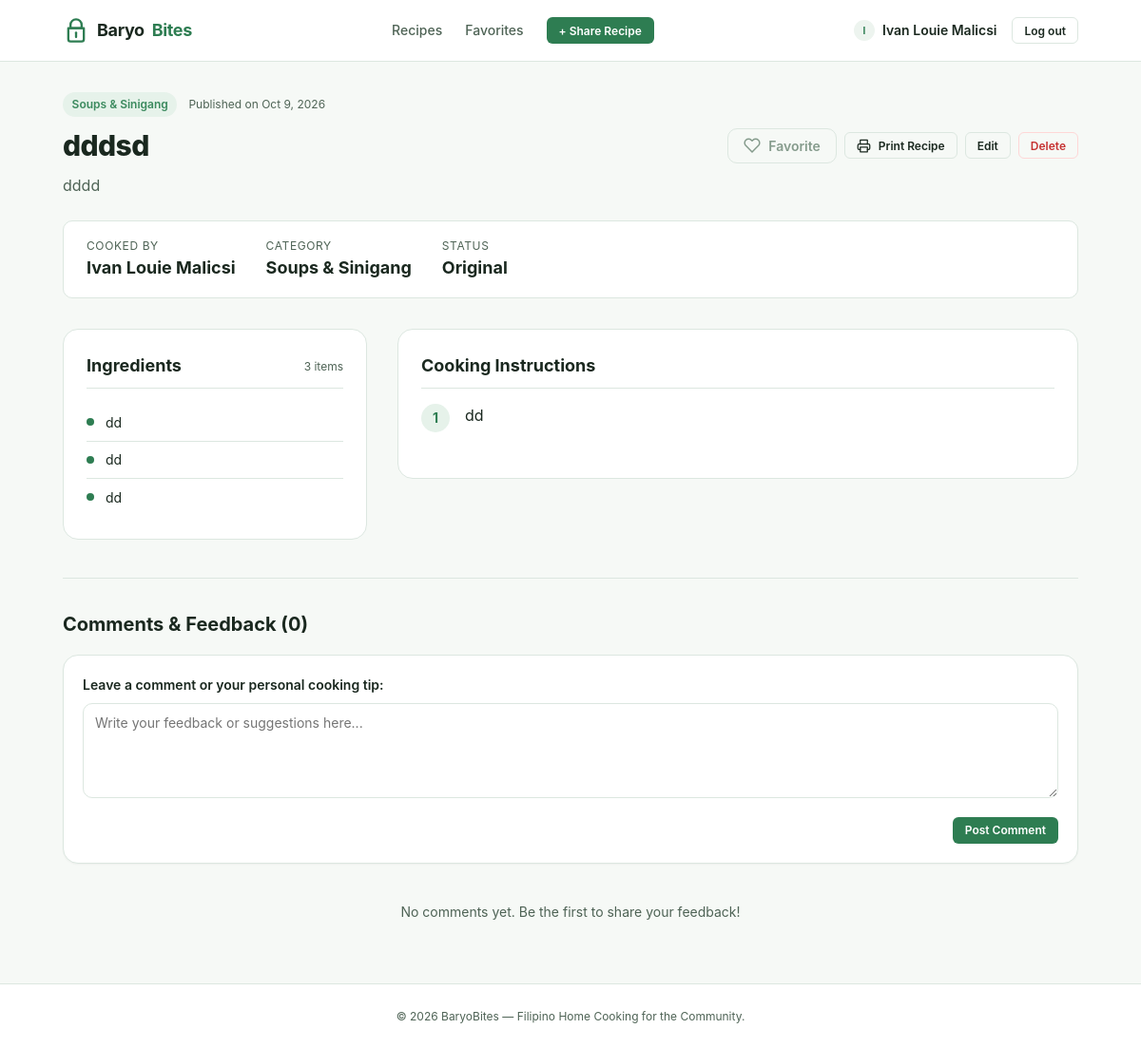
/recipe-view.php?id=4 (signed in), run on the app's committed database.
### tables this page shows
CREATE TABLE `recipes` (
  `id` int(11) NOT NULL AUTO_INCREMENT,
  `user_id` int(11) NOT NULL,
  `category_id` int(11) NOT NULL,
  `title` varchar(255) NOT NULL,
  `description` varchar(255) NOT NULL,
  `steps` text NOT NULL,
  `created_at` datetime NOT NULL,
  `updated_at` datetime DEFAULT NULL,
  PRIMARY KEY (`id`),
  KEY `user_id` (`user_id`),
  KEY `category_id` (`category_id`)
);

CREATE TABLE `users` (
  `id` int(11) NOT NULL AUTO_INCREMENT,
  `first_name` varchar(255) NOT NULL,
  `last_name` varchar(255) NOT NULL,
  `email` varchar(255) NOT NULL,
  `password` varchar(255) NOT NULL,
  `created_at` datetime NOT NULL DEFAULT current_timestamp() ON UPDATE current_timestamp(),
  PRIMARY KEY (`id`),
  UNIQUE KEY `unique_email` (`email`)
);

CREATE TABLE `categories` (
  `id` int(11) NOT NULL AUTO_INCREMENT,
  `name` varchar(255) NOT NULL,
  PRIMARY KEY (`id`)
);

CREATE TABLE `ingredients` (
  `id` int(11) NOT NULL AUTO_INCREMENT,
  `recipe_id` int(11) NOT NULL,
  `name` varchar(255) NOT NULL,
  PRIMARY KEY (`id`),
  KEY `recipe_id` (`recipe_id`)
);

### classes/Recipe.php (called while the page is built, shortened)
<?php
class Recipe {
    private PDO $pdo;
    public function __construct(PDO $pdo) {
        $this->pdo = $pdo;
    }
    public function getById(int $id): ?array {
        $sql = "
            SELECT r.*, c.name AS category_name, u.first_name, u.last_name
            FROM recipes r
            JOIN categories c ON r.category_id = c.id
            JOIN users u ON r.user_id = u.id
            WHERE r.id = ?
            LIMIT 1
        ";
        $stmt = $this->pdo->prepare($sql);
        $stmt->execute([$id]);
        $recipe = $stmt->fetch();
        return $recipe ?: null;
    }
}

### includes/helpers.php (called while the page is built, shortened)
<?php
function e(?string $value): string {
    return htmlspecialchars($value ?? '', ENT_QUOTES, 'UTF-8');
}

### classes/Auth.php (called while the page is built, shortened)
<?php
class Auth {
    public static function id(): ?int {
        return isset($_SESSION['user']['id']) ? (int)$_SESSION['user']['id'] : null;
    }
}

### classes/Favorite.php (called while the page is built, shortened)
<?php
class Favorite {
    private PDO $pdo;
    public function __construct(PDO $pdo) {
        $this->pdo = $pdo;
    }
    public function isFavorite(int $userId, int $recipeId): bool {
        $stmt = $this->pdo->prepare("SELECT COUNT(*) FROM favorites WHERE user_id = ? AND recipe_id = ?");
        $stmt->execute([$userId, $recipeId]);
        return (int)$stmt->fetchColumn() > 0;
    }
}

### classes/Ingredient.php (called while the page is built, shortened)
<?php
class Ingredient {
    private PDO $pdo;
    public function __construct(PDO $pdo) {
        $this->pdo = $pdo;
    }
    public function getByRecipeId(int $recipeId): array {
        $stmt = $this->pdo->prepare("SELECT * FROM ingredients WHERE recipe_id = ? ORDER BY id ASC");
        $stmt->execute([$recipeId]);
        return $stmt->fetchAll();
    }
}

### classes/Comment.php (called while the page is built, shortened)
<?php
class Comment {
    private PDO $pdo;
    public function __construct(PDO $pdo) {
        $this->pdo = $pdo;
    }
    public function getByRecipeId(int $recipeId): array {
        $sql = "
            SELECT c.*, u.first_name, u.last_name
            FROM comments c
            JOIN users u ON c.user_id = u.id
            WHERE c.recipe_id = ?
            ORDER BY c.created_at ASC
        ";
        $stmt = $this->pdo->prepare($sql);
        $stmt->execute([$recipeId]);
        return $stmt->fetchAll();
    }
}

### recipe-view.php (the view, shortened to what this page needs)
<?php
require_once 'db.php';
require_once 'includes/helpers.php';
require_once 'classes/Auth.php';
require_once 'classes/Recipe.php';
require_once 'classes/Ingredient.php';
require_once 'classes/Comment.php';
require_once 'classes/Favorite.php';
$recipeModel = new Recipe($pdo);
$ingredientModel = new Ingredient($pdo);
$commentModel = new Comment($pdo);
$favoriteModel = new Favorite($pdo);
$recipeId = !empty($_GET['id']) ? (int)$_GET['id'] : 0;
$recipe = $recipeModel->getById($recipeId);
$currentUserId = Auth::id();
$isFavorite = false;
$ingredients = [];
$comments = [];
$stepLines = [];
if ($recipe) {
    $isFavorite = $favoriteModel->isFavorite($currentUserId, $recipeId);
    $ingredients = $ingredientModel->getByRecipeId($recipeId);
    $comments = $commentModel->getByRecipeId($recipeId);
    $rawSteps = explode("\n", str_replace("\r", "", $recipe['steps']));
    foreach ($rawSteps as $line) {
        $trimmed = trim($line);
        if ($trimmed !== '') {
            $cleaned = preg_replace('/^(\d+[\.\-\)]\s*|\-\s*|\*\s*)/', '', $trimmed);
            $stepLines[] = !empty($cleaned) ? $cleaned : $trimmed;
        }
    }
}
require_once 'includes/header.php';
?>
<?php if (!$recipe): ?>
  <div class="empty-state">
    <h3>Recipe Not Found</h3>
    <p>The recipe you are looking for does not exist or may have been removed.</p>
    <a href="index.php" class="btn btn-primary btn-sm">Back to Recipes</a>
  </div>
<?php else: ?>
  <div class="recipe-header">
    <div class="recipe-meta-top">
      <span class="card-badge"><?php echo e($recipe['category_name']); ?></span>
      <span class="comment-date">Published on <?php echo date('M j, Y', strtotime($recipe['created_at'])); ?></span>
    </div>
    <div style="display: flex; justify-content: space-between; align-items: flex-start; gap: 1rem; flex-wrap: wrap;">
      <h1 class="recipe-title"><?php echo e($recipe['title']); ?></h1>
      <div style="display: flex; gap: 0.5rem; align-items: center;">
        <button type="button" class="btn btn-outline btn-favorite <?php echo $isFavorite ? 'active' : ''; ?>" data-recipe-id="<?php echo $recipe['id']; ?>" style="border: 1px solid var(--color-border); padding: 0.55rem 1rem;">
          <svg width="18" height="18" viewBox="0 0 24 24" fill="<?php echo $isFavorite ? 'currentColor' : 'none'; ?>" stroke="currentColor" stroke-width="2" stroke-linecap="round" stroke-linejoin="round">
            <path d="M20.84 4.61a5.5 5.5 0 0 0-7.78 0L12 5.67l-1.06-1.06a5.5 5.5 0 0 0-7.78 7.78l1.06 1.06L12 21.23l7.78-7.78 1.06-1.06a5.5 5.5 0 0 0 0-7.78z"></path>
          </svg>
          <span><?php echo $isFavorite ? 'Favorited' : 'Favorite'; ?></span>
        </button>
        <button type="button" class="btn btn-outline btn-sm" onclick="window.print()" title="Print Recipe Card">
          <span>Print Recipe</span>
        </button>
        <?php if ($currentUserId === (int)$recipe['user_id']): ?>
          <a href="recipe-edit.php?id=<?php echo $recipe['id']; ?>" class="btn btn-outline btn-sm">Edit</a>
          <a href="recipe-delete.php?id=<?php echo $recipe['id']; ?>" class="btn btn-danger-outline btn-sm" onclick="return confirm('Are you sure you want to delete this recipe?')">Delete</a>
        <?php endif; ?>
      </div>
    </div>
    <p class="recipe-description"><?php echo e($recipe['description']); ?></p>
    <div class="recipe-highlight-box">
      <div class="highlight-item">
        <span class="highlight-label">Cooked By</span>
        <span class="highlight-value"><?php echo e(trim(($recipe['first_name'] ?? '') . ' ' . ($recipe['last_name'] ?? '')) ?: 'Home Cook'); ?></span>
      </div>
      <div class="highlight-item">
        <span class="highlight-label">Category</span>
        <span class="highlight-value"><?php echo e($recipe['category_name']); ?></span>
      </div>
      <div class="highlight-item">
        <span class="highlight-label">Status</span>
        <span class="highlight-value"><?php echo !empty($recipe['updated_at']) ? 'Updated' : 'Original'; ?></span>
      </div>
    </div>
  </div>
  <div class="recipe-detail-grid">
    <aside class="section-panel">
      <h2 class="section-panel-title">
        Ingredients
        <span style="font-size: var(--text-xs); color: var(--color-text-muted); font-weight: normal;"><?php echo count($ingredients); ?> items</span>
      </h2>
      <?php if (empty($ingredients)): ?>
        <p style="font-size: var(--text-sm); color: var(--color-text-muted);">No ingredients listed.</p>
      <?php else: ?>
        <ul class="ingredients-list">
          <?php foreach ($ingredients as $ing): ?>
            <li class="ingredient-item">
              <span class="ingredient-bullet"></span>
              <span><?php echo e($ing['name']); ?></span>
            </li>
          <?php endforeach; ?>
        </ul>
      <?php endif; ?>
    </aside>
    <section class="section-panel">
      <h2 class="section-panel-title">Cooking Instructions</h2>
      <?php if (empty($stepLines)): ?>
        <p style="font-size: var(--text-sm); color: var(--color-text-muted);">No cooking instructions provided.</p>
      <?php else: ?>
        <div class="steps-list">
          <?php foreach ($stepLines as $index => $step): ?>
            <div class="step-item">
              <div class="step-number"><?php echo $index + 1; ?></div>
              <div class="step-text"><?php echo e($step); ?></div>
            </div>
          <?php endforeach; ?>
        </div>
      <?php endif; ?>
    </section>
  </div>
  <section class="comments-section">
    <h2 style="font-size: var(--text-xl); font-weight: 700; margin-bottom: var(--space-4);">
      Comments & Feedback (<?php echo count($comments); ?>)
    </h2>
    <form class="card-form" method="POST" action="comment-action.php" style="padding: var(--space-5); margin-bottom: var(--space-6);">
      <div class="form-group" style="margin-bottom: var(--space-3);">
        <label class="form-label" for="comment-text">Leave a comment or your personal cooking tip:</label>
        <textarea id="comment-text" name="body" class="form-control" placeholder="Write your feedback or suggestions here..." rows="3" required></textarea>
      </div>
      <div style="display: flex; justify-content: flex-end;">
        <button type="submit" class="btn btn-primary btn-sm">Post Comment</button>
      </div>
    </form>
    <div class="comment-list">
      <?php if (empty($comments)): ?>
        <p style="font-size: var(--text-sm); color: var(--color-text-muted); text-align: center; padding: var(--space-4) 0;">No comments yet. Be the first to share your feedback!</p>
      <?php endif; ?>
    </div>
  </section>
<?php endif; ?>
<?php require_once 'includes/footer.php'; ?>

### includes/header.php (shortened to what this page needs)
<?php
$currentUser = $_SESSION['user'] ?? null;
$currentUri = basename($_SERVER['PHP_SELF'] ?? 'index.php');
$displayName = '';
$avatarLetter = 'U';
if (!empty($currentUser)) {
    $displayName = trim(($currentUser['first_name'] ?? '') . ' ' . ($currentUser['last_name'] ?? ''));
    $avatarLetter = strtoupper(substr($currentUser['first_name'] ?? ($currentUser['email'] ?? 'U'), 0, 1));
}
?>
<!DOCTYPE html>
<html lang="en">
<head>
  <link rel="stylesheet" href="assets/css/style.css">
</head>
<body>
<header class="navbar">
  <div class="container navbar-inner">
    <a href="index.php" class="brand">
      <svg class="brand-icon" viewBox="0 0 24 24" fill="none" stroke="currentColor" stroke-width="2" stroke-linecap="round" stroke-linejoin="round">
        <path d="M12 2a5 5 0 0 1 5 5v3H7V7a5 5 0 0 1 5-5z"></path>
        <path d="M5 10h14v10a2 2 0 0 1-2 2H7a2 2 0 0 1-2-2V10z"></path>
        <line x1="12" y1="14" x2="12" y2="18"></line>
      </svg>
      Baryo<span>Bites</span>
    </a>
    <nav>
      <ul class="nav-links">
        <li>
          <a href="index.php" class="nav-link <?php echo $currentUri === 'index.php' ? 'active' : ''; ?>">
            Recipes
          </a>
        </li>
        <li>
          <a href="favorites.php" class="nav-link <?php echo $currentUri === 'favorites.php' ? 'active' : ''; ?>">
            Favorites
          </a>
        </li>
        <li>
          <a href="recipe-create.php" class="btn btn-primary btn-sm">
            + Share Recipe
          </a>
        </li>
      </ul>
    </nav>
    <div class="nav-user">
      <?php if (!empty($currentUser)): ?>
        <div class="user-badge">
          <span class="author-avatar"><?php echo htmlspecialchars($avatarLetter); ?></span>
          <strong><?php echo htmlspecialchars($displayName); ?></strong>
        </div>
        <a href="logout.php" class="btn btn-outline btn-sm">Log out</a>
      <?php else: ?>
        <a href="login.php" class="btn btn-outline btn-sm">Log in</a>
        <a href="register.php" class="btn btn-primary btn-sm">Register</a>
      <?php endif; ?>
    </div>
  </div>
</header>
<main class="main-content">
  <div class="container">

### data on the page
recipes: user.first_name "I", user.last_name "Ivan Louie Malicsi", category.name "Soups & Sinigang", created_at "Oct 9, 2026", title "dddsd", description "dddd"
ingredients: name "dd"
ingredients: name "dd"
ingredients: name "dd"

### other printed values
count($ingredients) "3"
$step "dd"
count($comments) "0"
